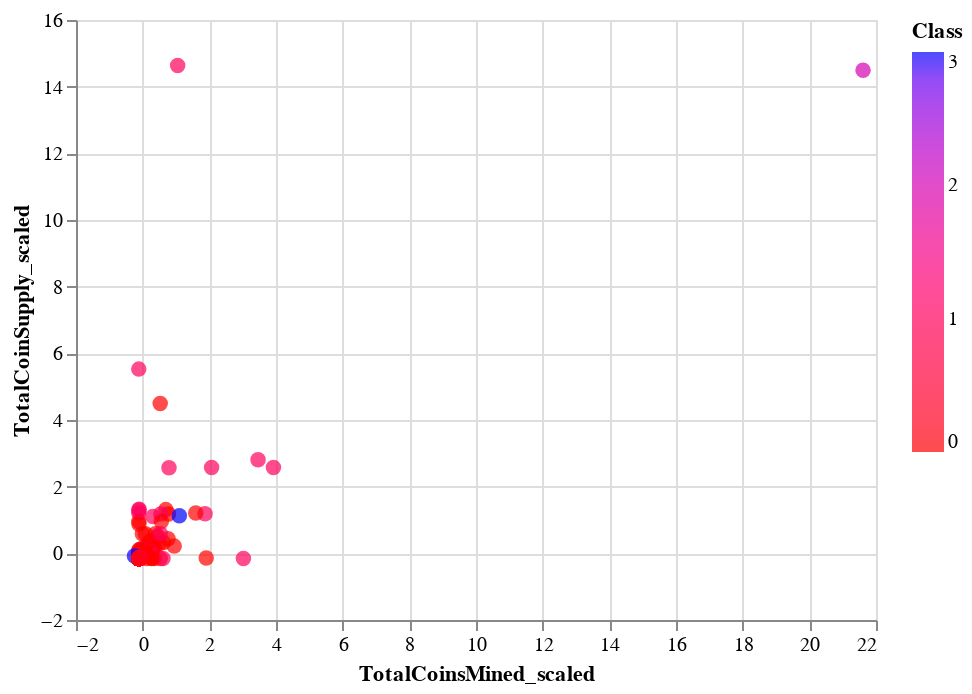

This figure's notebook cell:
### Code cell
# Plot the scatter with x="TotalCoinsMined" and y="TotalCoinSupply"
alt.Chart(tradable_crypto).mark_circle(size=60).encode(
    x="TotalCoinsMined_scaled",
    y="TotalCoinSupply_scaled",
    color= alt.Color('Class', scale=alt.Scale(range=['red', 'blue'])),
    tooltip=['CoinName']
).interactive()

### Figure 1 — Vega-Lite specification as saved in the notebook (floating-point values rounded to 4 significant figures; data arrays with more than 128 entries replaced by an {"elided": "..."} marker saying what was removed)
{"config": {"view": {"continuousWidth": 400, "continuousHeight": 300}}, "data": {"name": "data-31a704ff52b8de71cde343d96f40283d"}, "mark": {"type": "circle", "size": 60}, "encoding": {"color": {"type": "quantitative", "field": "Class", "scale": {"range": ["red", "blue"]}}, "tooltip": [{"type": "nominal", "field": "CoinName"}], "x": {"type": "quantitative", "field": "TotalCoinsMined_scaled"}, "y": {"type": "quantitative", "field": "TotalCoinSupply_scaled"}}, "selection": {"selector002": {"type": "interval", "bind": "scales", "encodings": ["x", "y"]}}, "$schema": "https://vega.github.io/schema/vega-lite/v4.8.1.json", "datasets": {"data-31a704ff52b8de71cde343d96f40283d": {"elided": "533 records"}}}
